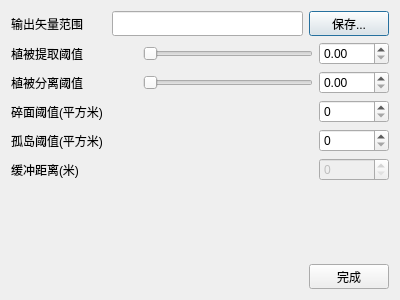
<?xml version="1.0" encoding="UTF-8"?>
<ui version="4.0">
 <class>ipfModelerVegeataionExtractionDialog</class>
 <widget class="QDialog" name="ipfModelerVegeataionExtractionDialog">
  <property name="geometry">
   <rect>
    <x>0</x>
    <y>0</y>
    <width>400</width>
    <height>300</height>
   </rect>
  </property>
  <property name="windowTitle">
   <string>植被提取参数设置</string>
  </property>
  <layout class="QVBoxLayout" name="verticalLayout">
   <item>
    <layout class="QHBoxLayout" name="horizontalLayout_5">
     <item>
      <widget class="QLabel" name="label_4">
       <property name="minimumSize">
        <size>
         <width>95</width>
         <height>25</height>
        </size>
       </property>
       <property name="text">
        <string>输出矢量范围</string>
       </property>
      </widget>
     </item>
     <item>
      <widget class="QLineEdit" name="lineEdit">
       <property name="minimumSize">
        <size>
         <width>0</width>
         <height>25</height>
        </size>
       </property>
      </widget>
     </item>
     <item>
      <widget class="QPushButton" name="pushButton_2">
       <property name="minimumSize">
        <size>
         <width>75</width>
         <height>25</height>
        </size>
       </property>
       <property name="text">
        <string>保存...</string>
       </property>
      </widget>
     </item>
    </layout>
   </item>
   <item>
    <layout class="QHBoxLayout" name="horizontalLayout_2">
     <item>
      <widget class="QLabel" name="label">
       <property name="text">
        <string>植被提取阈值</string>
       </property>
      </widget>
     </item>
     <item>
      <spacer name="horizontalSpacer_2">
       <property name="orientation">
        <enum>Qt::Horizontal</enum>
       </property>
       <property name="sizeHint" stdset="0">
        <size>
         <width>40</width>
         <height>20</height>
        </size>
       </property>
      </spacer>
     </item>
     <item>
      <widget class="QSlider" name="horizontalSlider">
       <property name="minimumSize">
        <size>
         <width>170</width>
         <height>0</height>
        </size>
       </property>
       <property name="maximumSize">
        <size>
         <width>170</width>
         <height>16777215</height>
        </size>
       </property>
       <property name="maximum">
        <number>100</number>
       </property>
       <property name="singleStep">
        <number>5</number>
       </property>
       <property name="pageStep">
        <number>10</number>
       </property>
       <property name="orientation">
        <enum>Qt::Horizontal</enum>
       </property>
      </widget>
     </item>
     <item>
      <widget class="QDoubleSpinBox" name="sb_index">
       <property name="minimumSize">
        <size>
         <width>70</width>
         <height>0</height>
        </size>
       </property>
       <property name="maximumSize">
        <size>
         <width>70</width>
         <height>16777215</height>
        </size>
       </property>
       <property name="maximum">
        <double>1.000000000000000</double>
       </property>
       <property name="singleStep">
        <double>0.050000000000000</double>
       </property>
       <property name="value">
        <double>0.000000000000000</double>
       </property>
      </widget>
     </item>
    </layout>
   </item>
   <item>
    <layout class="QHBoxLayout" name="horizontalLayout_7">
     <item>
      <widget class="QLabel" name="label_6">
       <property name="text">
        <string>植被分离阈值</string>
       </property>
      </widget>
     </item>
     <item>
      <spacer name="horizontalSpacer_6">
       <property name="orientation">
        <enum>Qt::Horizontal</enum>
       </property>
       <property name="sizeHint" stdset="0">
        <size>
         <width>40</width>
         <height>20</height>
        </size>
       </property>
      </spacer>
     </item>
     <item>
      <widget class="QSlider" name="horizontalSlider_stlip">
       <property name="minimumSize">
        <size>
         <width>170</width>
         <height>0</height>
        </size>
       </property>
       <property name="maximumSize">
        <size>
         <width>170</width>
         <height>16777215</height>
        </size>
       </property>
       <property name="maximum">
        <number>100</number>
       </property>
       <property name="singleStep">
        <number>5</number>
       </property>
       <property name="pageStep">
        <number>10</number>
       </property>
       <property name="orientation">
        <enum>Qt::Horizontal</enum>
       </property>
      </widget>
     </item>
     <item>
      <widget class="QDoubleSpinBox" name="sb_stlip_index">
       <property name="minimumSize">
        <size>
         <width>70</width>
         <height>0</height>
        </size>
       </property>
       <property name="maximumSize">
        <size>
         <width>70</width>
         <height>16777215</height>
        </size>
       </property>
       <property name="maximum">
        <double>1.000000000000000</double>
       </property>
       <property name="singleStep">
        <double>0.010000000000000</double>
       </property>
       <property name="value">
        <double>0.000000000000000</double>
       </property>
      </widget>
     </item>
    </layout>
   </item>
   <item>
    <layout class="QHBoxLayout" name="horizontalLayout_3">
     <item>
      <widget class="QLabel" name="label_2">
       <property name="text">
        <string>碎面阈值(平方米)</string>
       </property>
      </widget>
     </item>
     <item>
      <spacer name="horizontalSpacer_5">
       <property name="orientation">
        <enum>Qt::Horizontal</enum>
       </property>
       <property name="sizeHint" stdset="0">
        <size>
         <width>40</width>
         <height>20</height>
        </size>
       </property>
      </spacer>
     </item>
     <item>
      <widget class="QSpinBox" name="sb_minimumArea">
       <property name="minimumSize">
        <size>
         <width>70</width>
         <height>0</height>
        </size>
       </property>
       <property name="maximumSize">
        <size>
         <width>70</width>
         <height>16777215</height>
        </size>
       </property>
       <property name="maximum">
        <number>99999</number>
       </property>
       <property name="value">
        <number>0</number>
       </property>
      </widget>
     </item>
    </layout>
   </item>
   <item>
    <layout class="QHBoxLayout" name="horizontalLayout_4">
     <item>
      <widget class="QLabel" name="label_3">
       <property name="text">
        <string>孤岛阈值(平方米)</string>
       </property>
      </widget>
     </item>
     <item>
      <spacer name="horizontalSpacer_4">
       <property name="orientation">
        <enum>Qt::Horizontal</enum>
       </property>
       <property name="sizeHint" stdset="0">
        <size>
         <width>40</width>
         <height>20</height>
        </size>
       </property>
      </spacer>
     </item>
     <item>
      <widget class="QSpinBox" name="sb_minimumRingsArea">
       <property name="minimumSize">
        <size>
         <width>70</width>
         <height>0</height>
        </size>
       </property>
       <property name="maximumSize">
        <size>
         <width>70</width>
         <height>16777215</height>
        </size>
       </property>
       <property name="maximum">
        <number>99999</number>
       </property>
       <property name="value">
        <number>0</number>
       </property>
      </widget>
     </item>
    </layout>
   </item>
   <item>
    <layout class="QHBoxLayout" name="horizontalLayout_6">
     <item>
      <widget class="QLabel" name="label_5">
       <property name="enabled">
        <bool>true</bool>
       </property>
       <property name="text">
        <string>缓冲距离(米)</string>
       </property>
      </widget>
     </item>
     <item>
      <spacer name="horizontalSpacer_3">
       <property name="orientation">
        <enum>Qt::Horizontal</enum>
       </property>
       <property name="sizeHint" stdset="0">
        <size>
         <width>40</width>
         <height>20</height>
        </size>
       </property>
      </spacer>
     </item>
     <item>
      <widget class="QSpinBox" name="sb_buffer">
       <property name="enabled">
        <bool>false</bool>
       </property>
       <property name="minimumSize">
        <size>
         <width>70</width>
         <height>0</height>
        </size>
       </property>
       <property name="maximumSize">
        <size>
         <width>70</width>
         <height>16777215</height>
        </size>
       </property>
       <property name="maximum">
        <number>99999</number>
       </property>
       <property name="value">
        <number>0</number>
       </property>
      </widget>
     </item>
    </layout>
   </item>
   <item>
    <spacer name="verticalSpacer">
     <property name="orientation">
      <enum>Qt::Vertical</enum>
     </property>
     <property name="sizeHint" stdset="0">
      <size>
       <width>20</width>
       <height>80</height>
      </size>
     </property>
    </spacer>
   </item>
   <item>
    <layout class="QHBoxLayout" name="horizontalLayout">
     <item>
      <spacer name="horizontalSpacer">
       <property name="orientation">
        <enum>Qt::Horizontal</enum>
       </property>
       <property name="sizeHint" stdset="0">
        <size>
         <width>40</width>
         <height>20</height>
        </size>
       </property>
      </spacer>
     </item>
     <item>
      <widget class="QPushButton" name="pushButton">
       <property name="minimumSize">
        <size>
         <width>75</width>
         <height>25</height>
        </size>
       </property>
       <property name="text">
        <string>完成</string>
       </property>
      </widget>
     </item>
    </layout>
   </item>
  </layout>
 </widget>
 <layoutdefault spacing="6" margin="11"/>
 <resources/>
 <connections/>
</ui>
